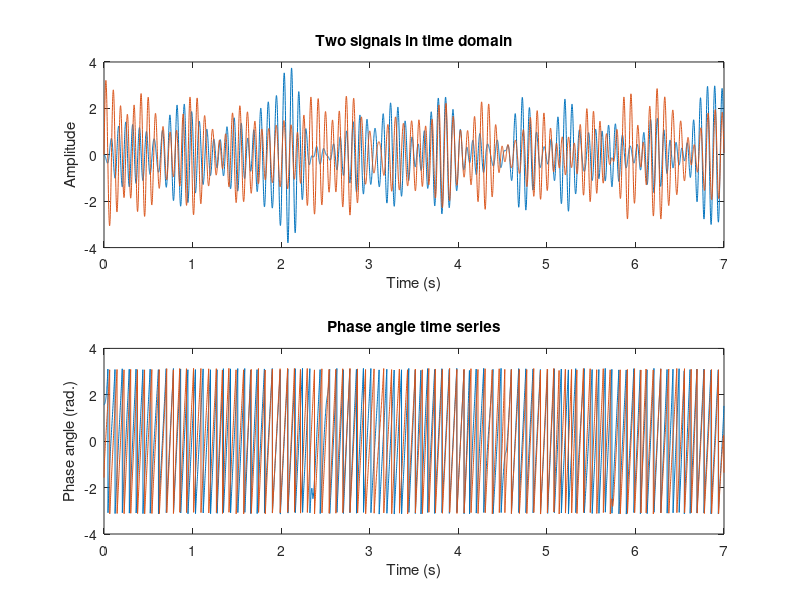
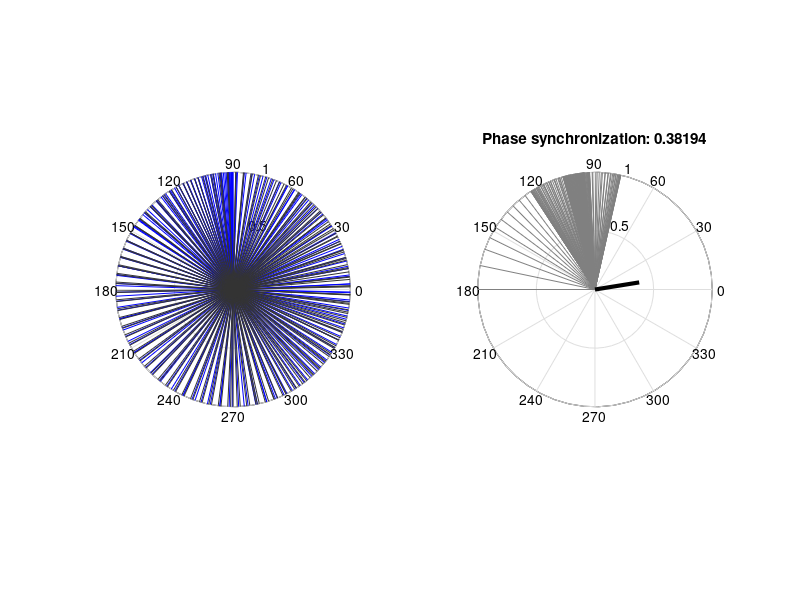

Reproduce these figures in MATLAB, in order.
%%
%     COURSE: Solved challenges in neural time series analysis
%    SECTION: Connectivity
%      VIDEO: Synchronization in simulated noisy oscillators
% Instructor: sincxpress.com
%
%%

% simulation details
pnts  = 7000;
srate = 1000;
time  = (0:pnts-1)/srate;


% create filtered noise
frange = [10 15]; % in frequency
order  = round( 20*srate/frange(1) );

% filter kernel (narrowband filter)
filtkern = fir1(order,frange/(srate/2));

% create noise (filtered noise)
noise1 = 10 * filtfilt(filtkern,1,randn(1,pnts));
noise2 = 10 * filtfilt(filtkern,1,randn(1,pnts));

% signal is pure sine wave plus noise
signal1 = sin(2*pi*mean(frange)*time) + noise1;
signal2 = sin(2*pi*mean(frange)*time) + noise2;


% plot the signals
figure(1), clf
subplot(211)
plot(time,signal1, time,signal2)
xlabel('Time (s)'), ylabel('Amplitude')
title('Two signals in time domain')

%% calculate phase synchronization

% extract angles from Hilbert transform
angles1 = angle(hilbert( signal1 ));
angles2 = angle(hilbert( signal2 ));

% show phase angle time series
subplot(212)
plot(time,angles1, time,angles2)
xlabel('Time (s)'), ylabel('Phase angle (rad.)')
title('Phase angle time series')

% synchronization as average vector
avevec = mean(exp(1i*( angles1-angles2 )));

%% more plotting

figure(2), clf

% polar plot of angles from the two oscillators
subplot(121)
N2plot = 200;
h1 = polar([zeros(1,N2plot); angles1(1:N2plot)],[zeros(1,N2plot); ones(1,N2plot)]);
hold on
h2 = polar([zeros(1,N2plot); angles2(1:N2plot)],[zeros(1,N2plot); ones(1,N2plot)]);
% adjust the colors...
set(h1,'color','b')
set(h2,'color',ones(1,3)*.2)



% phase angle differences distribution
subplot(122)
% N2plot = pnts;
h = polar([zeros(1,N2plot); angles1(1:N2plot)-angles2(1:N2plot)],[zeros(1,N2plot); ones(1,N2plot)]);
set(h,'color',ones(1,3)*.5)
hold on

% now show the average phase angle...
h = polar([0 angle(avevec)],[0 abs(avevec)]);
set(h,'color','k','linew',3)

% ...and report the synchronization magnitude
title([ 'Phase synchronization: ' num2str( abs(avevec) ) ])

%% done.
